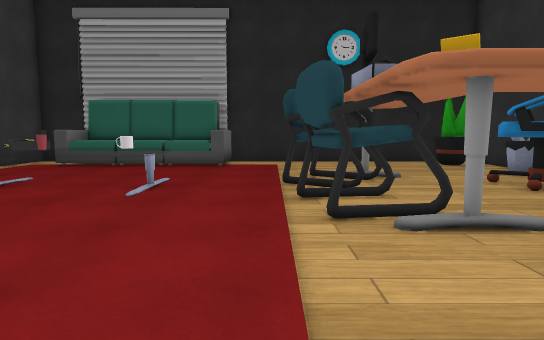
[1] (above)

19 first-person views from a walk through a Unity game level. The camera is 1.3 m above the floor, tilts 6° down and sees 75° across. The floor is counted in squares, 1 m on a side. Each view is taken from the middle of a square. On the plan, view 1 faces up. The plan holds only what a view shows up to about 15 squares ahead; the rest is blank. The place goes on beyond the plan. The player character is not drawn. Some animated figures are not drawn.

[2]
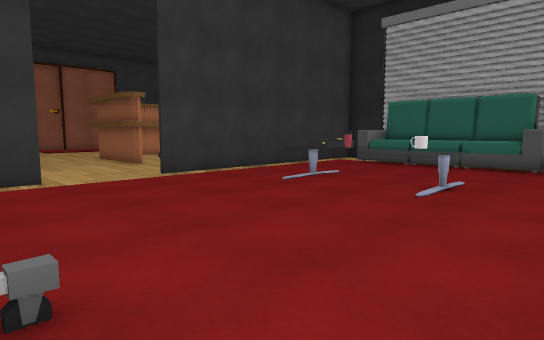

[3]
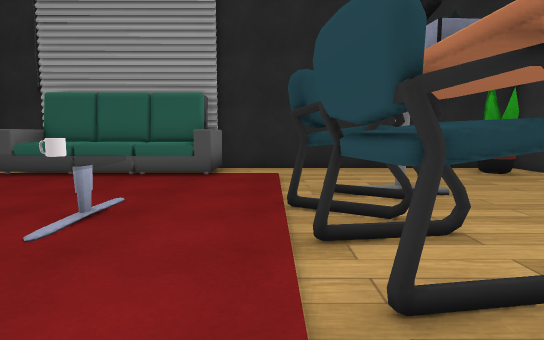

[4]
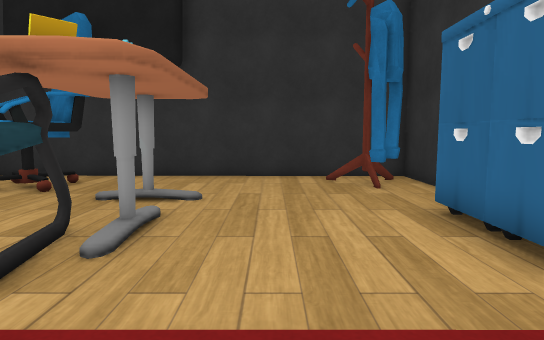

[5]
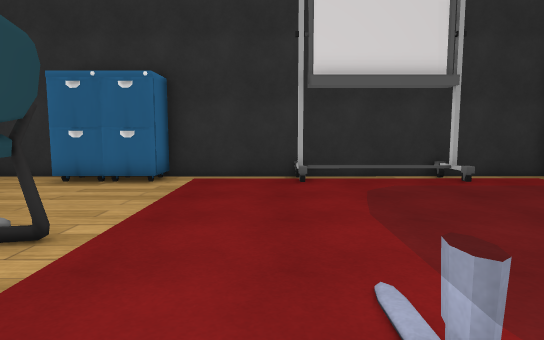

[6]
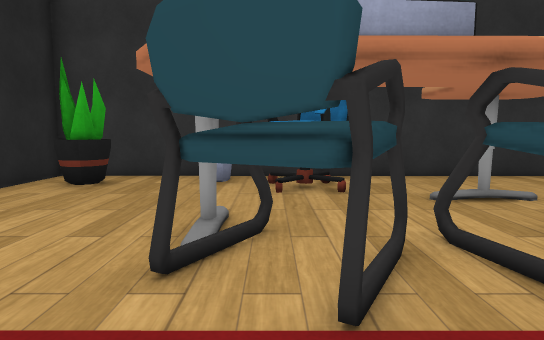

[7]
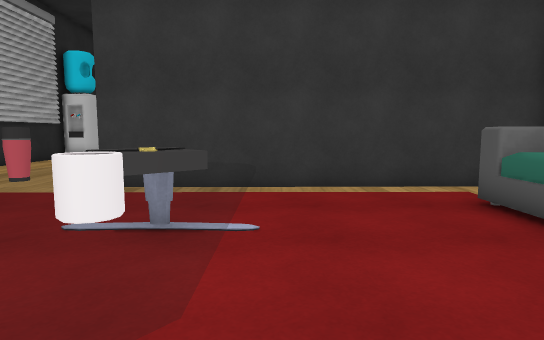

[8]
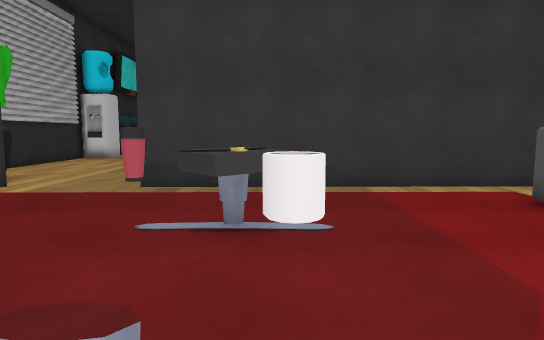

[9]
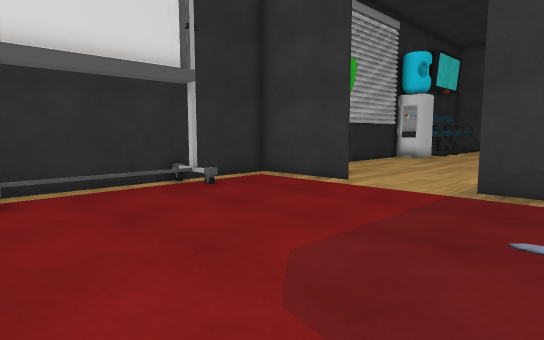

[10]
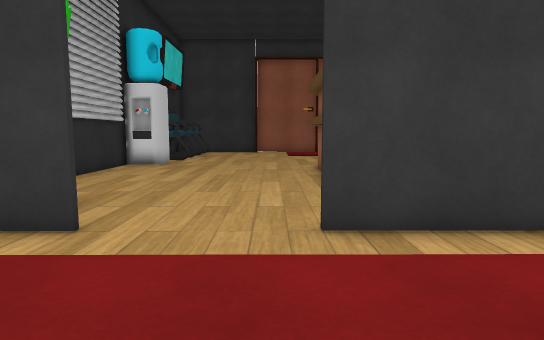

[11]
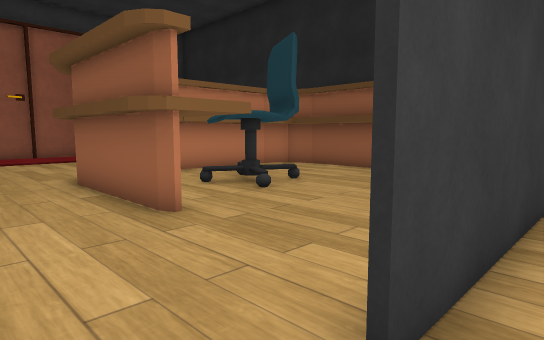

[12]
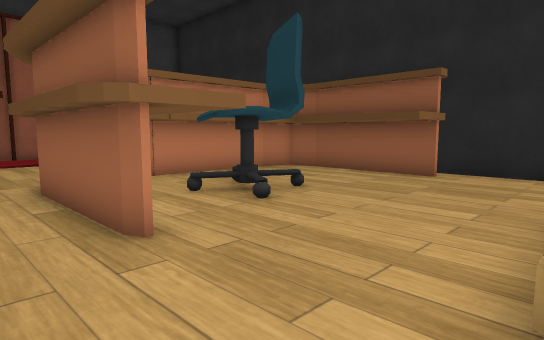

[13]
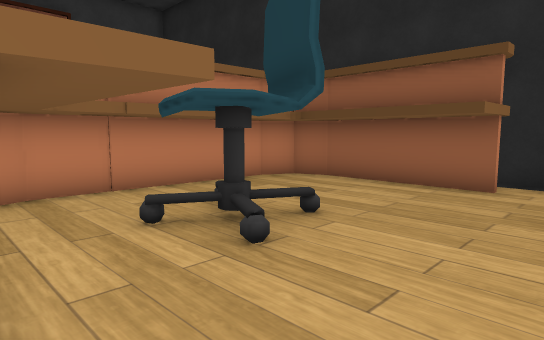

[14]
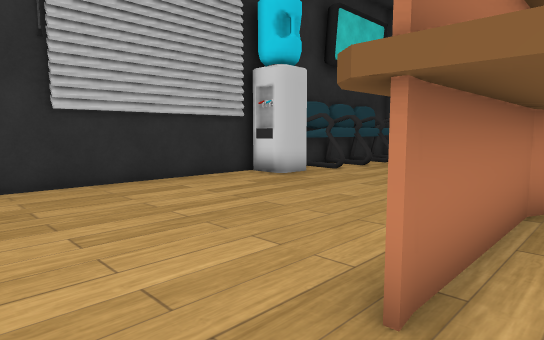

[15]
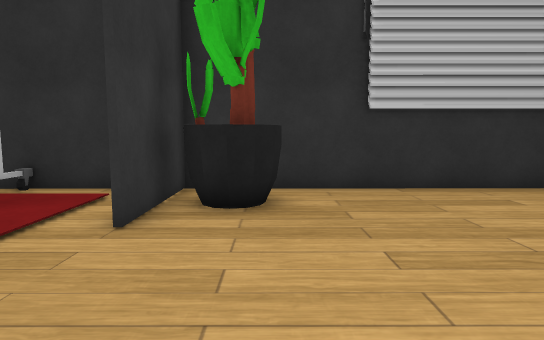

[16]
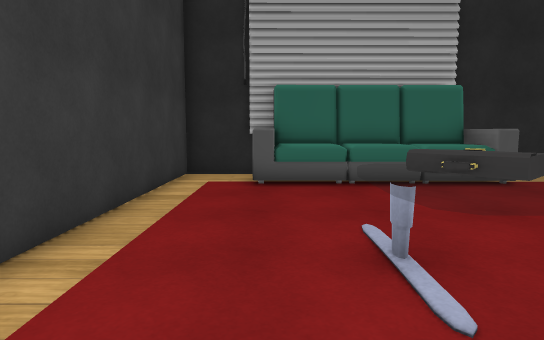

[17]
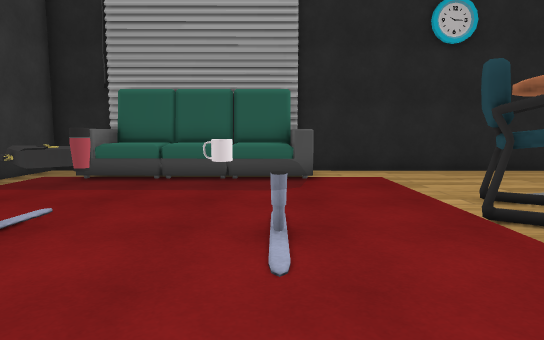

[18]
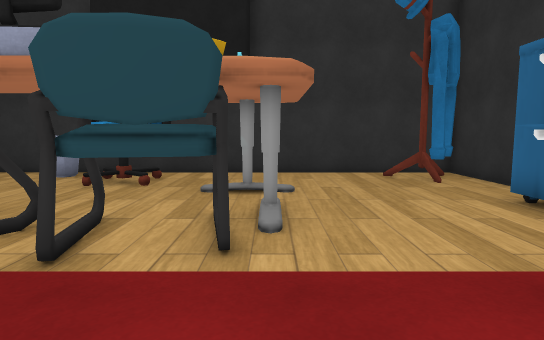

[19]
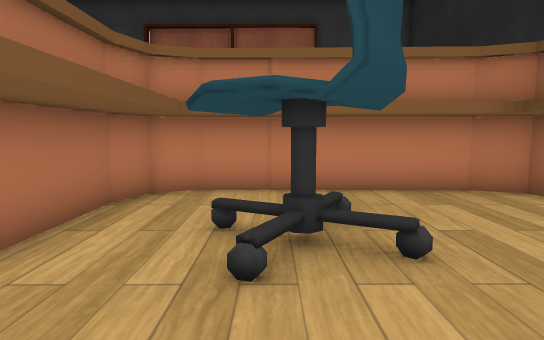

### Floor plan
Key: @ floor where view 1 was taken; # wall or solid block; x gap in a wall; . floor; / step, stairs or slope; P plant; B bin; C chair; T table; M mug; A cabinet; W water cooler; O other object.
Columns run from 21 left of view 1 to 10 right of it. Each row starts with its distance up from view 1.
 17       ########     #############
 16 OOOOOOO...#..OOOOOOO...........#
 15 O.....O...#..OOOOOOO........PP.#
 14 OO....O...#..OOOOOOO...........#
 13 OO........#....................#
 12 OO........#..................B.#
 11 OO.CC.....#...........OOO....B.#
 10 OO.CCC....#....T  ....OOO...C..#
  9 OO..C.....#...T  MT...OO...CC .#
  8 O.OOOOO...#...T   T....O....C..#
  7 OOOOOOO...#....T  T...OO.......#
  6 ..........#...........OOO.O....#
  5 ......................./O......#
  4 ...............................#
  3 ...............................#
  2 ..........#....................#
  1 ........PP#..................O.#
  0 W.......PP#...O...O..@.AAA..OO.#
 -1 W.........#...x...x....AAA.....#
 -2  ######################   ######

Where each view was taken, in squares from view 1:
view 1: 0 up, 0 right, facing up
view 2: 0 up, 0 right, facing up-left
view 3: 3 up, 0 right, facing up
view 4: 3 up, 2 left, facing right
view 5: 10 up, 2 left, facing down
view 6: 10 up, 2 left, facing right
view 7: 10 up, 2 left, facing left
view 8: 9 up, 2 left, facing left
view 9: 8 up, 2 left, facing down-left
view 10: 5 up, 6 left, facing left
view 11: 4 up, 10 left, facing up-left
view 12: 5 up, 11 left, facing up-left
view 13: 7 up, 13 left, facing up-left
view 14: 8 up, 13 left, facing down-left
view 15: 7 up, 13 left, facing down
view 16: 5 up, 8 left, facing up
view 17: 4 up, 3 left, facing up
view 18: 5 up, 3 left, facing right
view 19: 10 up, 13 left, facing left
